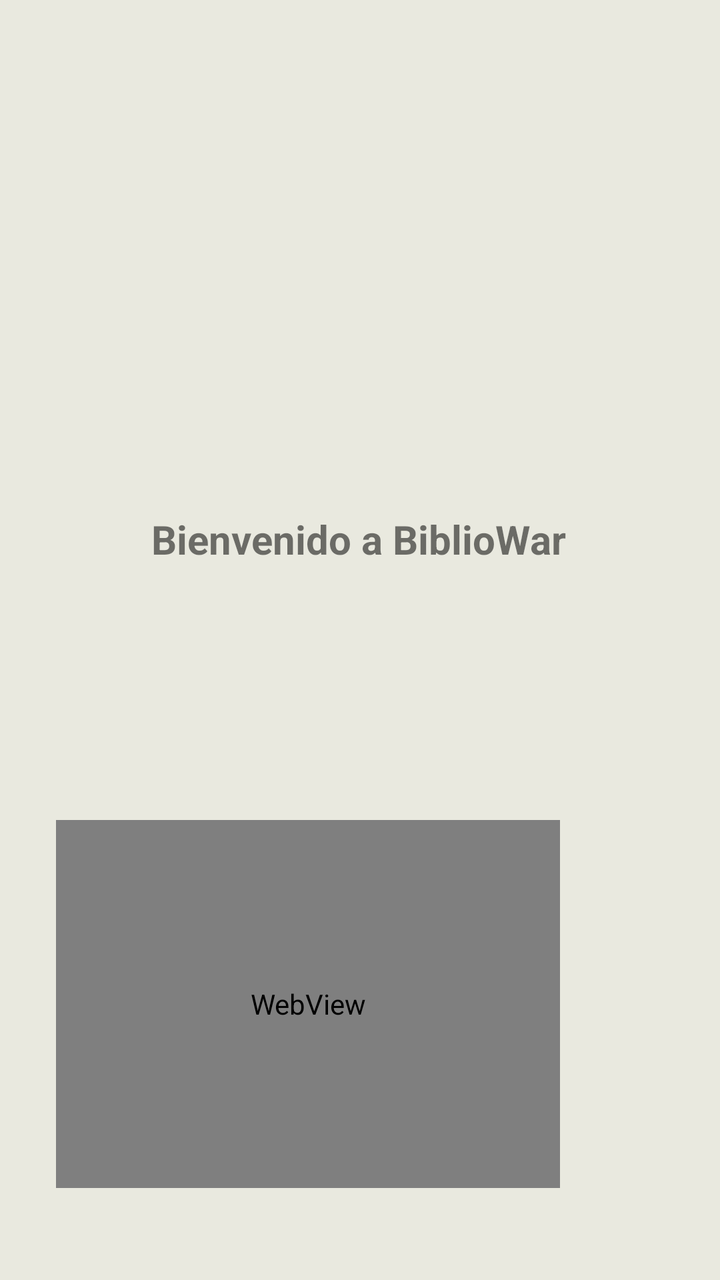
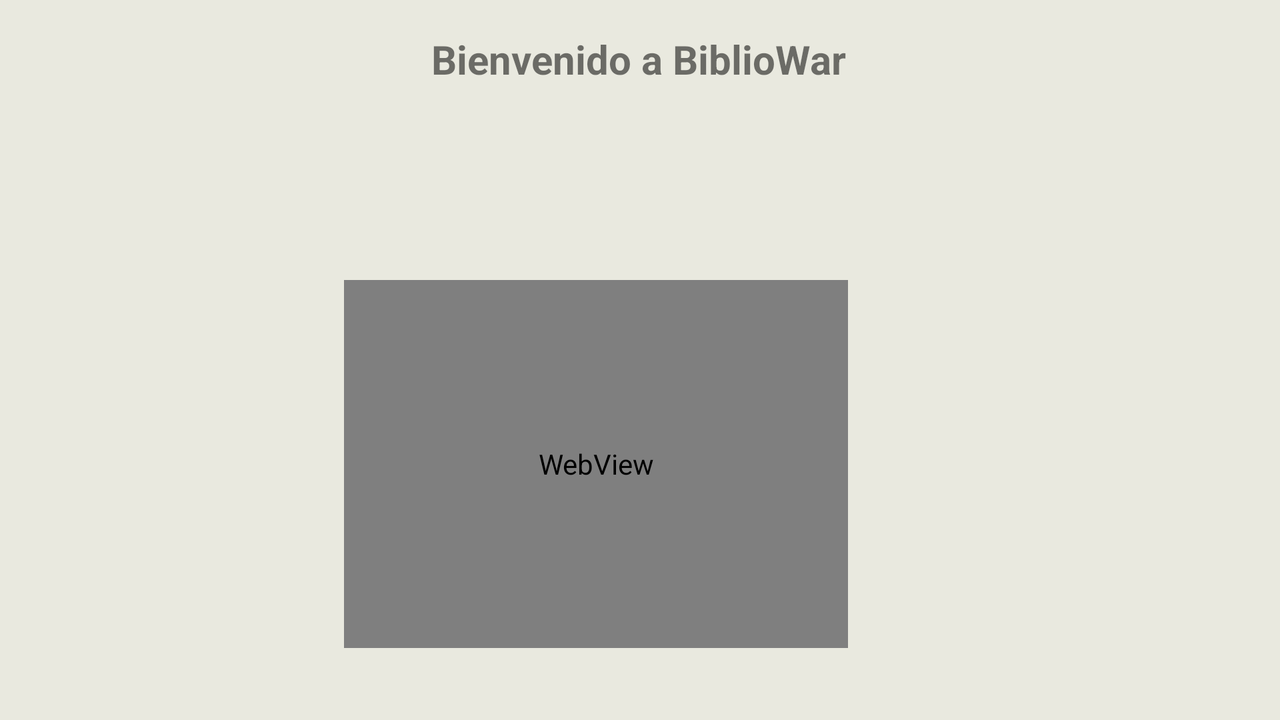

An Android layout and its configuration variant, each rendered on a device that would load it. The default file and the variant file are quoted in full after the pictures.
<!-- AndroidManifest.xml: application theme Theme.BiblioWar -->
<!-- res/layout/fragment_home.xml -->
<?xml version="1.0" encoding="utf-8"?>
<androidx.constraintlayout.widget.ConstraintLayout xmlns:android="http://schemas.android.com/apk/res/android"
    xmlns:app="http://schemas.android.com/apk/res-auto"
    xmlns:tools="http://schemas.android.com/tools"
    android:layout_width="match_parent"
    android:layout_height="match_parent"
    tools:context=".ui.home.HomeFragment"
    android:background="#E9E9DF">

    <TextView
        android:id="@+id/text_home"
        android:layout_width="156dp"
        android:layout_height="33dp"
        android:layout_marginStart="8dp"
        android:layout_marginTop="8dp"
        android:layout_marginEnd="8dp"
        android:textAlignment="center"
        android:textSize="20dp"
        android:textStyle="bold"
        app:layout_constraintBottom_toBottomOf="parent"
        app:layout_constraintEnd_toEndOf="parent"
        app:layout_constraintHorizontal_bias="0.497"
        app:layout_constraintStart_toStartOf="parent"
        app:layout_constraintTop_toTopOf="parent"
        app:layout_constraintVertical_bias="0.556" />

    <TextView
        android:id="@+id/textView_welcome"
        android:layout_width="216dp"
        android:layout_height="63dp"
        android:layout_marginTop="256dp"
        android:text="@string/welcome_text"
        android:textAlignment="center"
        android:textSize="20dp"
        android:textStyle="bold"
        app:layout_constraintEnd_toEndOf="parent"
        app:layout_constraintHorizontal_bias="0.492"
        app:layout_constraintStart_toStartOf="parent"
        app:layout_constraintTop_toTopOf="parent" />

    <ImageView
        android:id="@+id/imageView5"
        android:layout_width="343dp"
        android:layout_height="242dp"
        android:layout_marginStart="34dp"
        android:src="@drawable/bibliowar_logo"
        app:layout_constraintStart_toStartOf="parent"
        app:layout_constraintTop_toTopOf="parent" />

    <WebView
        android:id="@+id/home_web_view"
        android:layout_width="252dp"
        android:layout_height="184dp"
        android:layout_marginEnd="80dp"
        android:layout_marginBottom="46dp"
        app:layout_constraintBottom_toBottomOf="parent"
        app:layout_constraintEnd_toEndOf="parent" />


</androidx.constraintlayout.widget.ConstraintLayout>
<!-- resources referenced by this layout -->
<resources>
  <string name="welcome_text">Bienvenido a BiblioWar</string>
  <style name="Theme.BiblioWar" parent="Theme.MaterialComponents.DayNight.DarkActionBar">
          
          <item name="colorPrimary">@color/purple_500</item>
          <item name="colorPrimaryVariant">@color/purple_700</item>
          <item name="colorOnPrimary">@color/white</item>
          
          <item name="colorSecondary">@color/teal_200</item>
          <item name="colorSecondaryVariant">@color/teal_700</item>
          <item name="colorOnSecondary">@color/black</item>
          
          <item name="android:statusBarColor" tools:targetApi="l">?attr/colorPrimaryVariant</item>
          
      </style>
</resources>
<!-- res/layout-land/fragment_home.xml (the author's variant of the layout above) -->
<!-- drawn on the phone turned sideways -->
<?xml version="1.0" encoding="utf-8"?>
<androidx.constraintlayout.widget.ConstraintLayout xmlns:android="http://schemas.android.com/apk/res/android"
    xmlns:app="http://schemas.android.com/apk/res-auto"
    xmlns:tools="http://schemas.android.com/tools"
    android:layout_width="match_parent"
    android:layout_height="match_parent"
    tools:context=".ui.home.HomeFragment"
    android:background="#E9E9DF">

    <TextView
        android:id="@+id/text_home"
        android:layout_width="156dp"
        android:layout_height="33dp"
        android:layout_marginStart="8dp"
        android:layout_marginTop="8dp"
        android:layout_marginEnd="8dp"
        android:textAlignment="center"
        android:textSize="20dp"
        android:textStyle="bold"
        app:layout_constraintBottom_toBottomOf="parent"
        app:layout_constraintEnd_toEndOf="parent"
        app:layout_constraintHorizontal_bias="0.499"
        app:layout_constraintStart_toStartOf="parent"
        app:layout_constraintTop_toTopOf="parent"
        app:layout_constraintVertical_bias="0.131" />

    <TextView
        android:id="@+id/textView_welcome"
        android:layout_width="216dp"
        android:layout_height="63dp"
        android:layout_marginTop="16dp"
        android:text="@string/welcome_text"
        android:textAlignment="center"
        android:textSize="20dp"
        android:textStyle="bold"
        app:layout_constraintEnd_toEndOf="parent"
        app:layout_constraintHorizontal_bias="0.498"
        app:layout_constraintStart_toStartOf="parent"
        app:layout_constraintTop_toTopOf="parent" />

    <WebView
        android:id="@+id/home_web_view"
        android:layout_width="252dp"
        android:layout_height="184dp"
        android:layout_marginEnd="216dp"
        android:layout_marginBottom="36dp"
        app:layout_constraintBottom_toBottomOf="parent"
        app:layout_constraintEnd_toEndOf="parent" />


</androidx.constraintlayout.widget.ConstraintLayout>
